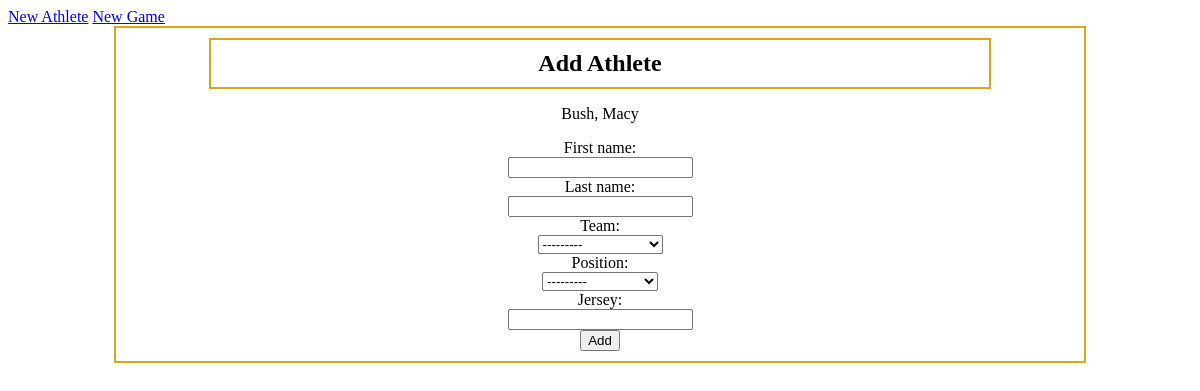
The app's page /addAthlete, older data.
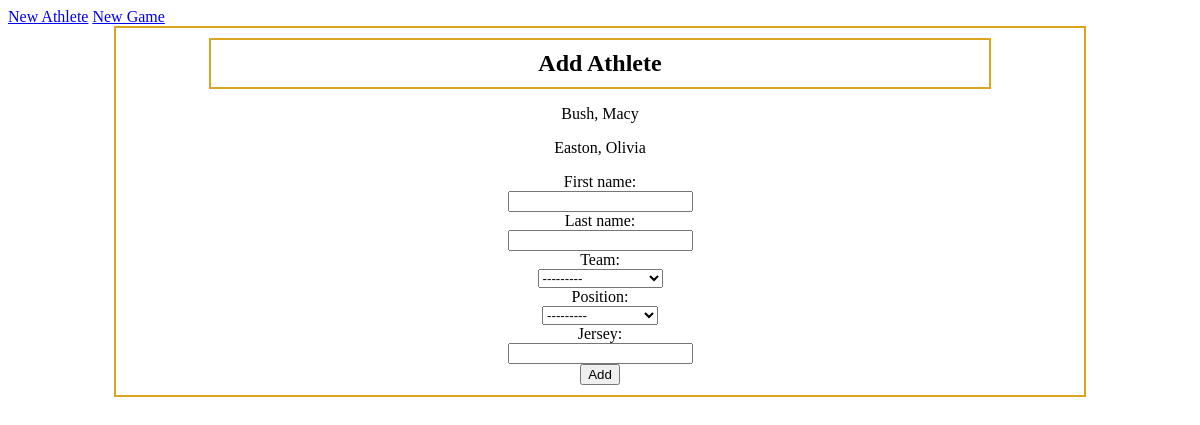
The same page, newer data.
### stats/models.py (models this page shows)
class Athlete(models.Model):
    TEAMS = {
        "ElemG" : "Girl's 5th and 6th",
        "MidG" : "Girl's 7th and 8th",
        "VarsityG" : "Girl's Varsity",
        "ElemB" : "Boy's 5th and 6th",
        "MidB" : "Boy's 7th and 8th",
        "VarsityB" : "Boy's Varsity"
    }
    POSITIONS = {
        "1" : "Point Guard",
        "2" : "Shooting Guard",
        "3" : "Small Forward",
        "4" : "Power Forward",
        "5" : "Center"
    }
    first_name = models.CharField(max_length = 20)
    last_name = models.CharField(max_length = 30)
    team = models.CharField(max_length=8,choices=TEAMS)
    position = models.CharField(max_length=1,choices=POSITIONS)
    jersey = models.IntegerField()
    def __str__(self):
        return f"{self.last_name}, {self.first_name}"

### stats/views.py (the view)
# urls.py: path("addAthlete",views.athlete_page, name="add_athlete"),
def athlete_page(request):
    form = AthleteForm(request.POST)
    if form.is_valid():
        form.save()
        form = AthleteForm()
    athletes = Athlete.objects.all()
    return render(request, "stats/athletes.html",{"form" :form,"athletes" :athletes})

### stats/models.py
class AthleteForm(ModelForm):
    class Meta:
        model = Athlete
        fields = ["first_name","last_name","team","position","jersey"]

### stats/templates/stats/athletes.html
{% extends "stats/index.html" %} {% block content %}
<h2 class="main_content">Add Athlete</h2>
<div>
  {% for athlete in athletes %}
    <p>{{athlete}}</p>
  {% endfor %}
</div>
<form action="{% url 'add_athlete' %}" method="post">
  {% csrf_token %} {% for field in form %}
  <div>
    {{field.label_tag}} <br />
    {{field}}
  </div>
  {% endfor %}
  <input type="submit" value="Add" />
</form>
{% endblock %}

Row changes from the older to the newer data that the page shows:
added Athlete: last_name+first_name "Easton, Olivia"
